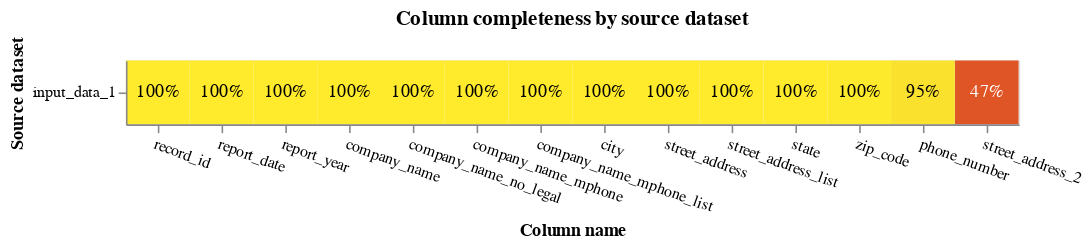

Notebook cell for this chart:
### Code cell
# this goes way down when we start matching in the Ex. 21 subsidiaries
completeness_chart(sec_match_df, db_api=db_api)

### Figure 1 — Vega-Lite specification as saved in the notebook (floating-point values rounded to 4 significant figures)
{"config": {"view": {"continuousWidth": 400, "continuousHeight": 300}}, "layer": [{"mark": "rect", "encoding": {"color": {"field": "completeness", "legend": null, "scale": {"scheme": "darkred", "zero": true}, "type": "quantitative"}, "tooltip": [{"field": "source_dataset", "title": "Source dataset", "type": "nominal"}, {"field": "total_rows_inc_nulls", "format": ",", "title": "# of records", "type": "quantitative"}, {"field": "column_name", "title": "Column name", "type": "nominal"}, {"field": "total_null_rows", "format": ",", "title": "# of nulls", "type": "quantitative"}, {"field": "completeness", "format": ".1%", "type": "quantitative"}], "x": {"axis": {"labelAngle": 20}, "field": "column_name", "sort": {"field": "mean_comp", "order": "descending"}, "title": "Column name", "type": "nominal"}, "y": {"field": "source_dataset", "title": "Source dataset", "type": "nominal"}}, "title": "Column completeness by source dataset", "transform": [{"joinaggregate": [{"op": "mean", "field": "completeness", "as": "mean_comp"}], "groupby": ["column_name"]}]}, {"mark": {"type": "text"}, "encoding": {"color": {"condition": {"test": "datum['completeness'] < 0.5", "value": "white"}, "value": "black"}, "text": {"field": "completeness", "format": ".0%", "type": "quantitative"}, "x": {"axis": {"labelAngle": 0}, "field": "column_name", "sort": {"field": "mean_comp", "order": "descending"}, "type": "nominal"}, "y": {"field": "source_dataset", "type": "nominal"}}, "transform": [{"joinaggregate": [{"op": "mean", "field": "completeness", "as": "mean_comp"}], "groupby": ["column_name"]}]}], "data": {"name": "data-a6b030dc7069d2f4600013c4a9b5bad7"}, "height": {"step": 40}, "width": {"step": 40}, "$schema": "https://vega.github.io/schema/vega-lite/v5.9.3.json", "datasets": {"data-a6b030dc7069d2f4600013c4a9b5bad7": [{"source_dataset": "input_data_1", "column_name": "record_id", "total_null_rows": 0, "total_rows_inc_nulls": 64515, "completeness": 1.0}, {"source_dataset": "input_data_1", "column_name": "report_date", "total_null_rows": 0, "total_rows_inc_nulls": 64515, "completeness": 1.0}, {"source_dataset": "input_data_1", "column_name": "report_year", "total_null_rows": 0, "total_rows_inc_nulls": 64515, "completeness": 1.0}, {"source_dataset": "input_data_1", "column_name": "company_name", "total_null_rows": 2, "total_rows_inc_nulls": 64515, "completeness": 1.0}, {"source_dataset": "input_data_1", "column_name": "company_name_no_legal", "total_null_rows": 2, "total_rows_inc_nulls": 64515, "completeness": 1.0}, {"source_dataset": "input_data_1", "column_name": "street_address", "total_null_rows": 96, "total_rows_inc_nulls": 64515, "completeness": 0.9985}, {"source_dataset": "input_data_1", "column_name": "street_address_list", "total_null_rows": 96, "total_rows_inc_nulls": 64515, "completeness": 0.9985}, {"source_dataset": "input_data_1", "column_name": "street_address_2", "total_null_rows": 34486, "total_rows_inc_nulls": 64515, "completeness": 0.4655}, {"source_dataset": "input_data_1", "column_name": "city", "total_null_rows": 69, "total_rows_inc_nulls": 64515, "completeness": 0.9989}, {"source_dataset": "input_data_1", "column_name": "state", "total_null_rows": 109, "total_rows_inc_nulls": 64515, "completeness": 0.9983}, {"source_dataset": "input_data_1", "column_name": "zip_code", "total_null_rows": 274, "total_rows_inc_nulls": 64515, "completeness": 0.9958}, {"source_dataset": "input_data_1", "column_name": "phone_number", "total_null_rows": 2914, "total_rows_inc_nulls": 64515, "completeness": 0.9548}, {"source_dataset": "input_data_1", "column_name": "company_name_mphone", "total_null_rows": 2, "total_rows_inc_nulls": 64515, "completeness": 1.0}, {"source_dataset": "input_data_1", "column_name": "company_name_mphone_list", "total_null_rows": 2, "total_rows_inc_nulls": 64515, "completeness": 1.0}]}}
